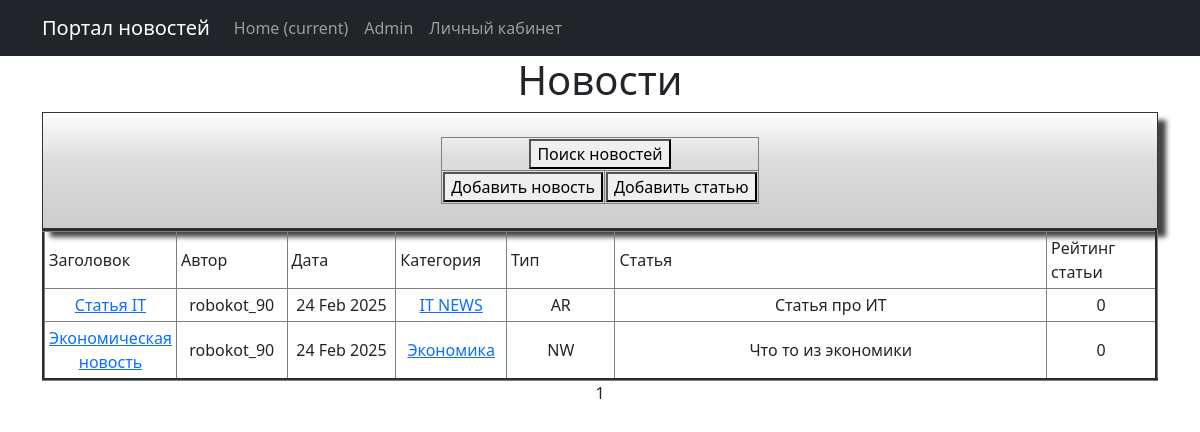
/, run on an earlier commit of the app's database.
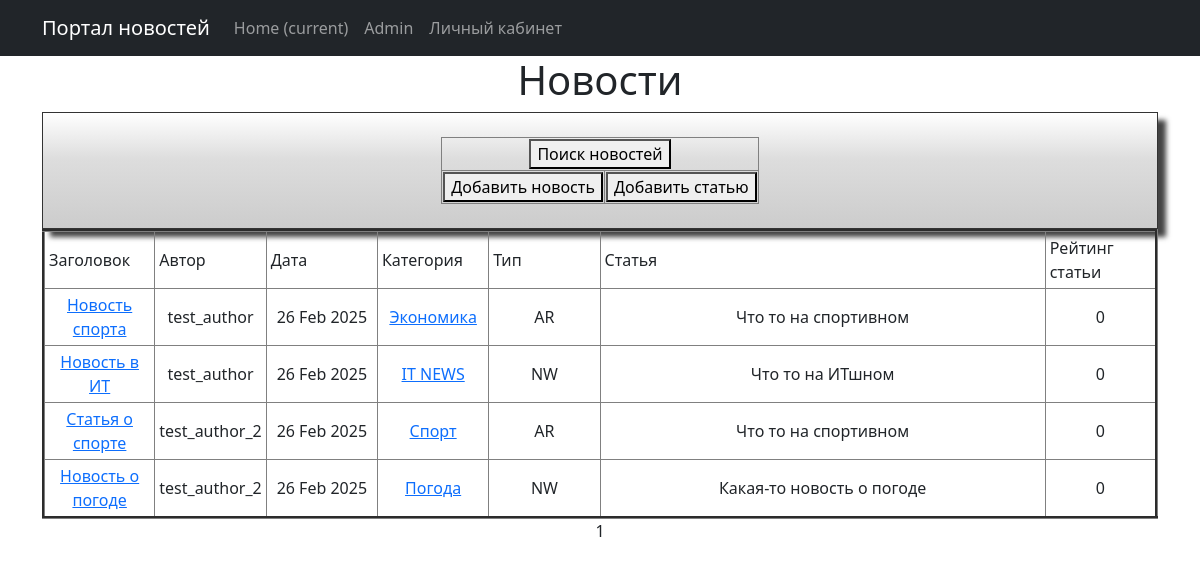
And on a later commit of the database.
### news/models.py (models this page shows, shortened)
class Post(models.Model):
    news = "NW"
    article = "AR"
    POSITIONS = [(news, "Новость"),
                 (article, "Статья")]
    autor_id = models.ForeignKey(Author, on_delete=models.CASCADE)
    type = models.CharField(max_length = 2, choices=POSITIONS, default=news)
    date_time = models.DateTimeField(auto_now_add=True)
    category = models.ManyToManyField("Category", through="PostCategory")
    title_news = models.CharField(max_length = 128)
    text_news = models.TextField()
    rating_post = models.IntegerField(default = 0)

class Author(models.Model):
    rating_autor = models.IntegerField(default = 0)
    user = models.OneToOneField(User, on_delete=models.CASCADE)

class Category(models.Model):
    category = models.CharField(max_length=64, unique=True)
    subscribers = models.ManyToManyField(User, blank=True, null=True, related_name="categories")
    def __str__(self):
        return self.category

### news/views.py (the view)
# urls.py: path('', PostList.as_view(), name="news_list"),
class PostList(ListView):
    model = Post
    ordering = '-date_time'
    template_name = 'posts.html'
    context_object_name = 'posts'
    paginate_by = 10

### news/templatetags/custom_filters.py (called while the page is built)
def stripping(text):
    word = ''
    for i in text:
        if i.isalpha():
            word += i
    return word.lower()

@register.filter()
def censor(text):
    list_censor = [str(i) for i in Censorship.objects.all()]
    for word in text.split():
        format_word = stripping(word)
        if format_word in list_censor:
            cencore_word = format_word[0] + "*" * (len(word) - 1)
            text = text.replace(delete_symbol_l_r(word), cencore_word)
    return text

### templates/posts.html (shortened to what this page needs)
{% extends 'flatpages/default.html' %}
{% load custom_filters %}
{% load custom_tags %}
{% block content %}
    <h1>Новости</h1>
<div class="shadowbox">
                <table align="center">
                    <tr>
                        <td colspan="2">
                            <form action="{% url 'news_search' %}" target="_blank">
                                <button>Поиск новостей</button>
                            </form>
                        </td>
                    </tr>
                    <tr>
                        <td align="center">
                            <form action="{% url 'news_create' %}" target="_blank">
                                <button>Добавить новость</button>
                            </form>
                        </td>
                        <td align="center">
                            <form action="{% url 'article_create' %}" target="_blank">
                                <button>Добавить статью</button>
                            </form>
                        </td>
                    </tr>
                </table>
        </div>
        {% if posts %}
            <table border="3" cellpadding="4" cellspacing="1" width="100%">
                <tr>
                    <td align="left" width="10%">Заголовок</td>
                    <td align="left" width="10%">Автор</td>
                    <td align="left" width="10%">Дата</td>
                    <td align="left" width="10%">Категория</td>
                    <td align="left" width="10%">Тип</td>
                    <td align="left" width="40%">Статья</td>
                    <td align="left" width="10%">Рейтинг статьи</td>
                </tr>
                {% for post in posts%}
                <tr>
                    <td><a href="{% url 'news_detail' post.pk %}">{{ post.title_news | censor }}</a></td>
                    <td>{{ post.autor_id.user }}</td>
                    <td>{{ post.date_time | date:'d M Y' }}</td>
                    <td>
                        {% for category in post.category.all %}
                        <a href="{% url 'category_list' category.id %}"> {{category}}</a>
                        {% endfor %}
                    </td>
                    <td>{{ post.type }}</td>
                    <td>{{ post.text_news | truncatewords:20 | censor }}</td>
                    <td>{{ post.rating_post }}</td>
                </tr>
                {% endfor %}
            </table>
        {% else %}
        <h2>Новостей нет!</h2>
        {% endif%}
   {{ page_obj.number }}
{% endblock content %}

What changed in the data, as far as the page shows it:
added Post: title_news|censor "Новость спорта", autor_id.user "test_author", date_time "26 Feb 2025", type "AR", text_news|censor "Что то на спортивном", rating_post "0", Category (category "Экономика")
added Post: title_news|censor "Новость в ИТ", autor_id.user "test_author", date_time "26 Feb 2025", type "NW", text_news|censor "Что то на ИТшном", rating_post "0", Category (category "IT NEWS")
changed Post: gains Category (category "Спорт"); title_news|censor "Статья IT" → "Статья о спорте"; autor_id.user "robokot_90" → "test_author_2"; date_time "24 Feb 2025" → "26 Feb 2025"; text_news|censor "Статья про ИТ" → "Что то на спортивном"; loses Category (category "IT NEWS")
changed Post: gains Category (category "Погода"); title_news|censor "Экономическая новость" → "Новость о погоде"; autor_id.user "robokot_90" → "test_author_2"; date_time "24 Feb 2025" → "26 Feb 2025"; text_news|censor "Что то из экономики" → "Какая-то новость о погоде"; loses Category (category "Экономика")
